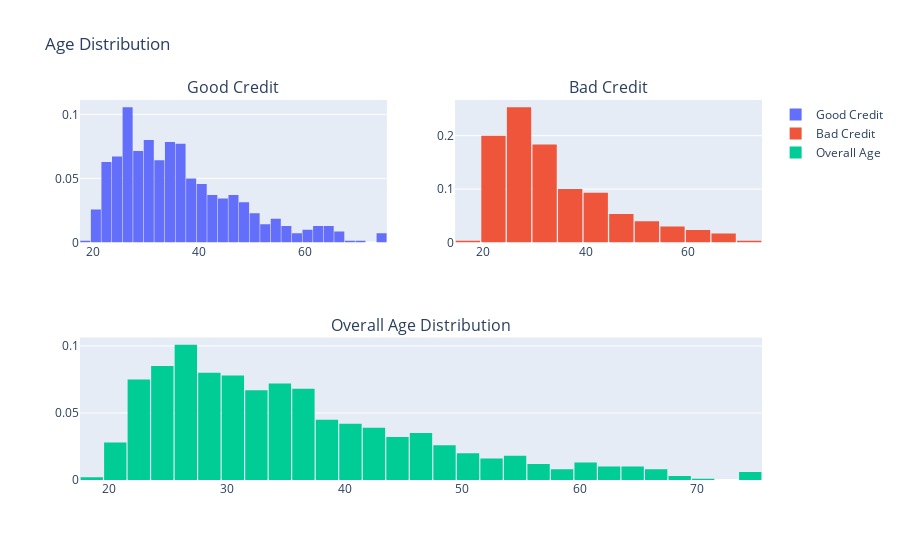

The notebook cell saved with this chart:
### Code cell
# Extracting data
df_good = df_credit[df_credit["Risk"] == 'good']["Age"]
df_bad = df_credit[df_credit["Risk"] == 'bad']["Age"]
df_age = df_credit["Age"]

# Creating the subplots
fig = make_subplots(rows=2, cols=2, 
                    subplot_titles=('Good Credit', 'Bad Credit', 'Overall Age Distribution'),
                    specs=[[{}, {}], [{'colspan': 2}, None]])

# Adding the histograms
fig.add_trace(go.Histogram(x=df_good, histnorm='probability', name="Good Credit"), row=1, col=1)
fig.add_trace(go.Histogram(x=df_bad, histnorm='probability', name="Bad Credit"), row=1, col=2)
fig.add_trace(go.Histogram(x=df_age, histnorm='probability', name="Overall Age"), row=2, col=1)

# Updating layout
fig.update_layout(title_text="Age Distribution", bargap=0.05, showlegend=True)

# Showing the plot
fig.show()

### Figure 1 — Plotly figure (JSON) as saved in the notebook; plotly's stock layout.template omitted (floating-point values rounded to 4 significant figures; data arrays with more than 128 entries replaced by an {"elided": "..."} marker saying what was removed)
{"data": [{"histnorm": "probability", "name": "Good Credit", "type": "histogram", "x": {"elided": "700 int values"}, "xaxis": "x", "yaxis": "y"}, {"histnorm": "probability", "name": "Bad Credit", "type": "histogram", "x": {"elided": "300 int values"}, "xaxis": "x2", "yaxis": "y2"}, {"histnorm": "probability", "name": "Overall Age", "type": "histogram", "x": {"elided": "1000 int values"}, "xaxis": "x3", "yaxis": "y3"}], "layout": {"annotations": [{"font": {"size": 16}, "showarrow": false, "text": "Good Credit", "x": 0.225, "xanchor": "center", "xref": "paper", "y": 1, "yanchor": "bottom", "yref": "paper"}, {"font": {"size": 16}, "showarrow": false, "text": "Bad Credit", "x": 0.775, "xanchor": "center", "xref": "paper", "y": 1, "yanchor": "bottom", "yref": "paper"}, {"font": {"size": 16}, "showarrow": false, "text": "Overall Age Distribution", "x": 0.5, "xanchor": "center", "xref": "paper", "y": 0.375, "yanchor": "bottom", "yref": "paper"}], "bargap": 0.05, "showlegend": true, "title": {"text": "Age Distribution"}, "xaxis": {"anchor": "y", "domain": [0, 0.45]}, "xaxis2": {"anchor": "y2", "domain": [0.55, 1]}, "xaxis3": {"anchor": "y3", "domain": [0, 1]}, "yaxis": {"anchor": "x", "domain": [0.625, 1]}, "yaxis2": {"anchor": "x2", "domain": [0.625, 1]}, "yaxis3": {"anchor": "x3", "domain": [0, 0.375]}}}
